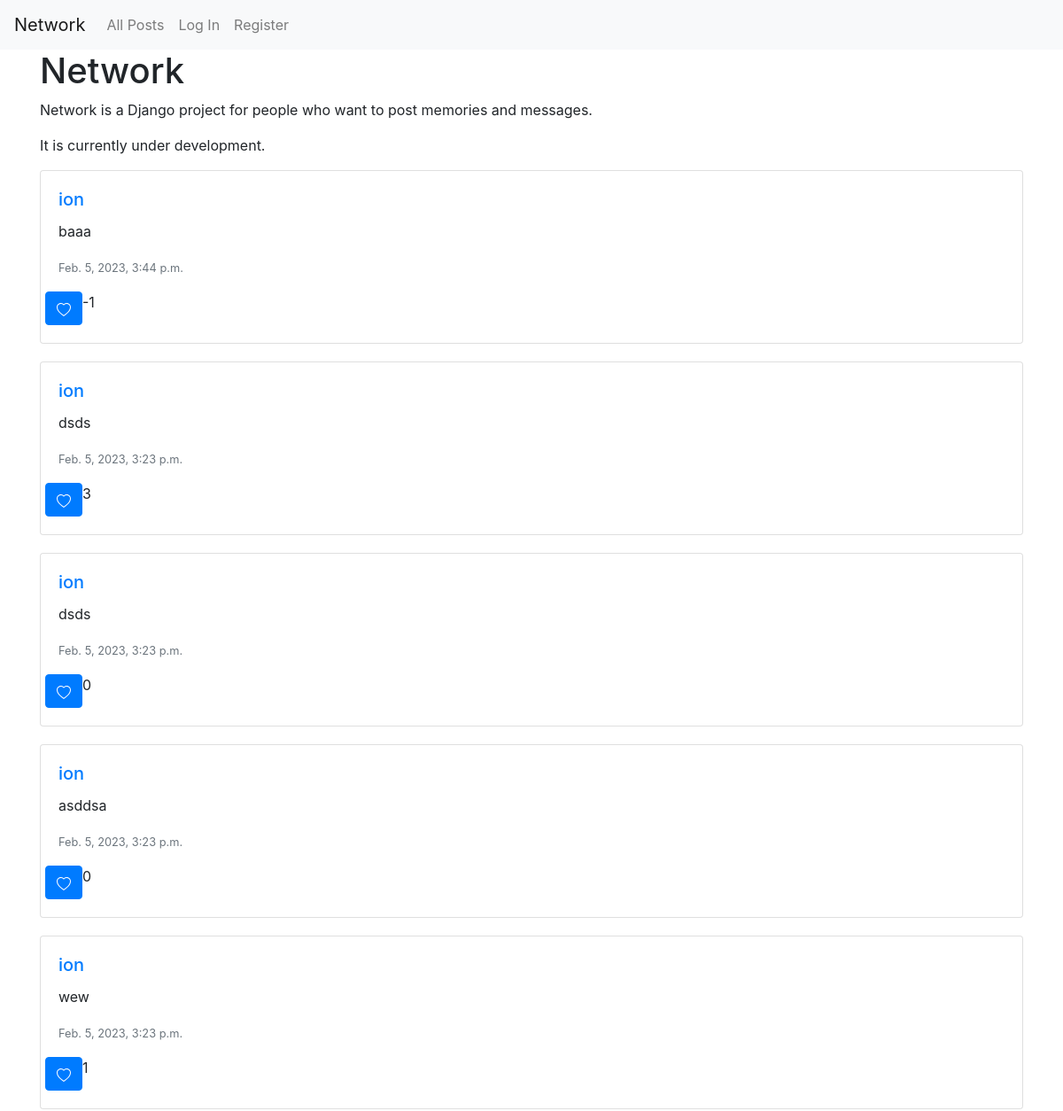
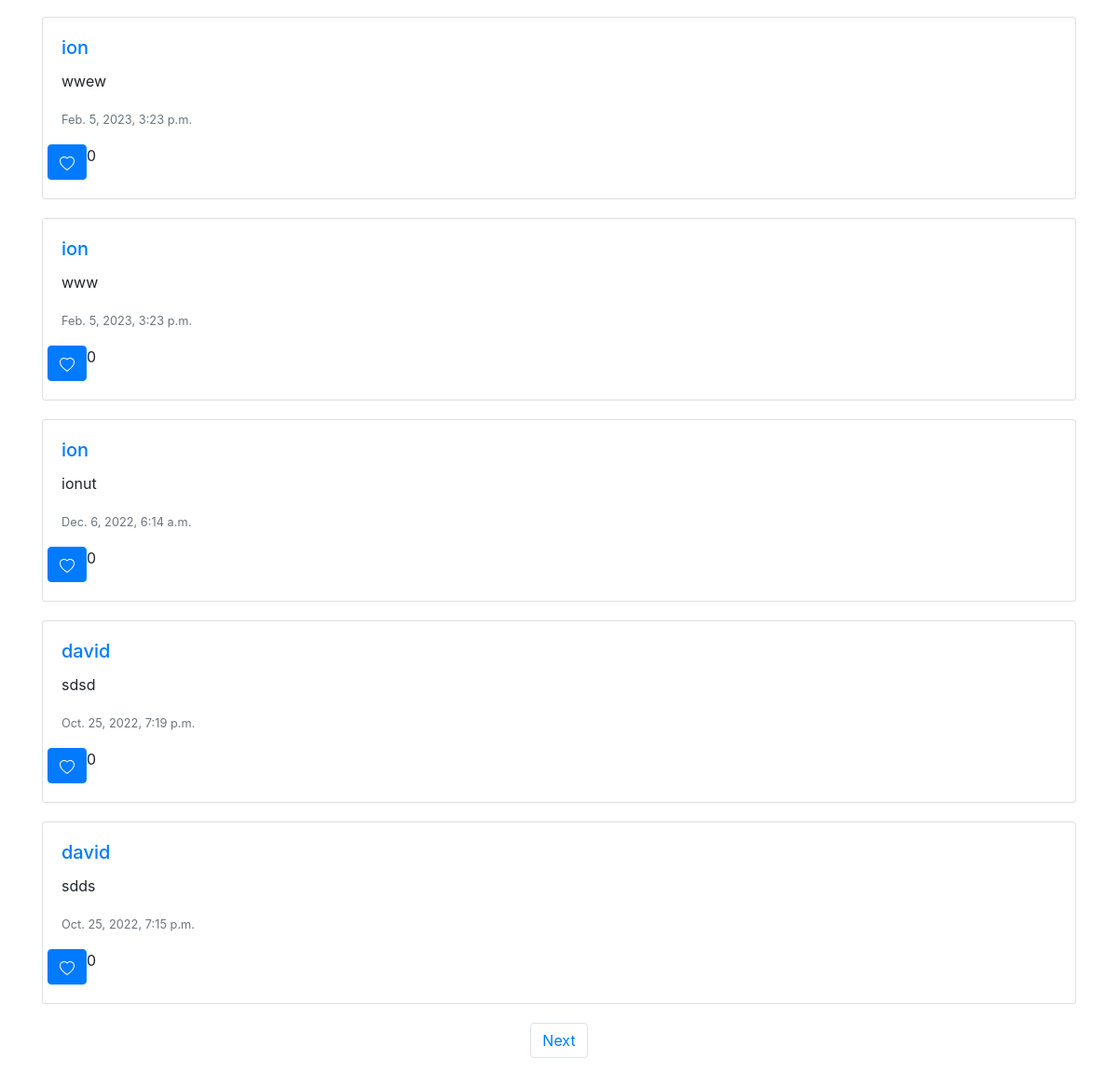
Before: / with the older database file (2 pictures, top to bottom).
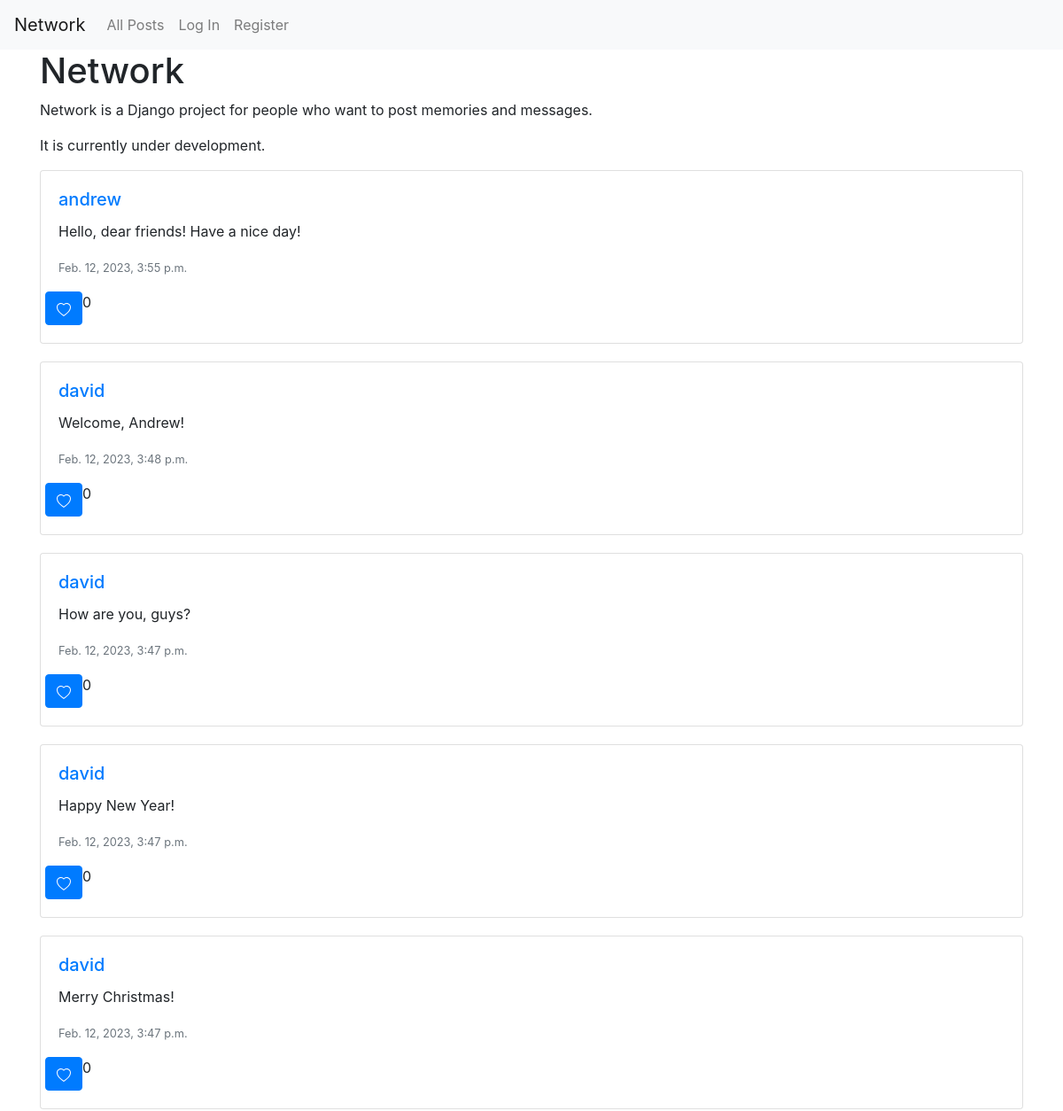
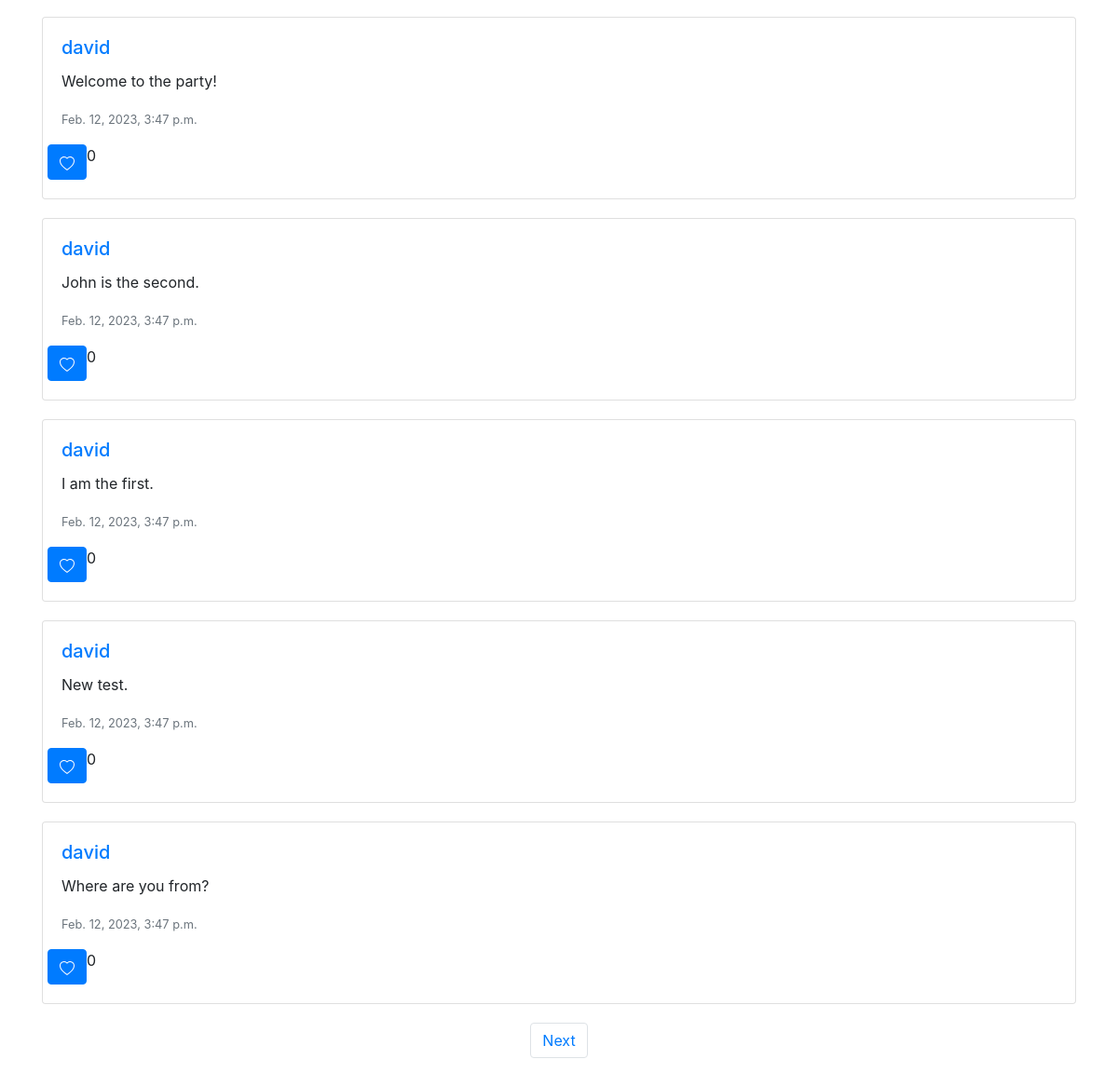
After: the same page with the newer database file (2 pictures, top to bottom).
### network/models.py (models this page shows, shortened)
class Post(models.Model):
    id = models.IntegerField(primary_key=True)
    user = models.ForeignKey(User, on_delete=models.CASCADE, related_name="posts")
    content = models.CharField(max_length=200)
    timestamp = models.DateTimeField(auto_now_add=True)
    likesNumber = models.IntegerField(default=0)

class User(AbstractUser):
    pass

### network/views.py (the view)
# urls.py: path("", views.index, name="index"),
def index(request):
    posts = Post.objects.all().order_by("-timestamp")
    paginator = Paginator(posts, 10)
    page_number = request.GET.get('page')
    return render(request, "network/index.html", {
        "posts": paginator.get_page(page_number)
    })

### network/templates/network/index.html (shortened to what this page needs)
{% extends "network/layout.html" %}
{% load static %}
{% block body %}
    <div class="container">
        <div class="row">
            <div class="col-md-12">
                <h1>Network</h1>
                <p>Network is a Django project for people who want to post memories and messages.</p>
                <p>It is currently under development.</p>
            </div>
        </div>
    </div>
    <div id = "allPosts">
        {% for post in posts %}
            <div class="container">
                <div class="row">
                    <div class="col-md-12">
                        <div class="card">
                            <div class="card-body">
                                <h5 class="card-title
                                ">
                                <a href="{% url 'profile' post.user.id %}"> {{ post.user.username }} </a>
                                </h5>
                                <p class="card-text" id ="post-{{post.id}}">{{ post.content }}</p>
                                <p class="card-text"><small class="text-muted">{{ post.timestamp }}</small></p>
                                <div class = "row">
                                <button type = "submit" class="btn btn-primary" id = "likeButton{{post.id}}" onClick = "like('{{post.id}}')">
                                    <svg xmlns="http://www.w3.org/2000/svg" class = "likeButtonHeart" id = "btn{{post.id}}" width="16" height="16" fill="currentColor" class="bi bi-heart" viewBox="0 0 16 16">
                                        <path d="m8 2.748-.717-.737C5.6.281 2.514.878 1.4 3.053c-.523 1.023-.641 2.5.314 4.385.92 1.815 2.834 3.989 6.286 6.357 3.452-2.368 5.365-4.542 6.286-6.357.955-1.886.838-3.362.314-4.385C13.486.878 10.4.28 8.717 2.01L8 2.748zM8 15C-7.333 4.868 3.279-3.04 7.824 1.143c.06.055.119.112.176.171a3.12 3.12 0 0 1 .176-.17C12.72-3.042 23.333 4.867 8 15z"/>
                                    </svg>
                                </button>
                                    <div id = "likedNumber{{post.id}}">
                                        {{post.likesNumber}}
                                    </div>
                                 </div>
                            </div>
                        </div>
                    </div>
                </div>
            </div>
        {% endfor %}
    </div>
    <nav class="d-flex aria-label" >
        <ul class="list-inline mx-auto justify-content-center">
            {% if posts.has_next %}
            <li class="page-item">
                <a class="page-link" id = "link" href="?page={{ posts.next_page_number }}">Next</a>
            </li>
            {% endif %}
        </ul>
    </nav>
{% endblock %}

### network/templates/network/layout.html (shortened to what this page needs)
{% load static %}
<!DOCTYPE html>
<html lang="en">
    <head>
        <link rel="stylesheet" href="https://stackpath.bootstrapcdn.com/bootstrap/4.4.1/css/bootstrap.min.css">
        <link href="{% static 'network/styles.css' %}" rel="stylesheet">
    </head>
    <body>
        <nav class="navbar navbar-expand-lg navbar-light bg-light">
            <a class="navbar-brand" href="#">Network</a>
            <div>
              <ul class="navbar-nav mr-auto">
                <li class="nav-item">
                  <a class="nav-link" id = "posts" href="{% url 'index' %}">All Posts</a>
                </li>
                {% if user.is_authenticated %}
                    <li class="nav-item">
                        <a class="nav-link" href="{% url 'following' %}">Following</a>
                    </li>
                    <li class="nav-item">
                        <a class="nav-link" href="{% url 'logout' %}">Log Out</a>
                    </li>
                {% else %}
                    <li class="nav-item">
                        <a class="nav-link" href="{% url 'login' %}">Log In</a>
                    </li>
                    <li class="nav-item">
                        <a class="nav-link" href="{% url 'register' %}">Register</a>
                    </li>
                {% endif %}
              </ul>
            </div>
          </nav>
        <div class="body">
            {% block body %}
            {% endblock %}
        </div>
    </body>
</html>

### network/static/network/styles.css (style rules this page uses)
.card { margin-bottom: 20px; }

Changed rows visible on the page:
removed Post: user.username "ion", content "baaa", timestamp "Feb. 5, 2023, 3:44 p.m.", likesNumber "-1"
removed Post: user.username "ion", content "dsds", timestamp "Feb. 5, 2023, 3:23 p.m.", likesNumber "3"
removed Post: user.username "ion", content "wew", timestamp "Feb. 5, 2023, 3:23 p.m.", likesNumber "1"
added Post: user.username "andrew", content "Hello, dear friends! Have a nice day!", timestamp "Feb. 12, 2023, 3:55 p.m.", likesNumber "0"
added Post: user.username "david", content "Welcome, Andrew!", timestamp "Feb. 12, 2023, 3:48 p.m.", likesNumber "0"
changed Post: user.username "ion" → "david"; content "dsds" → "How are you, guys?"; timestamp "Feb. 5, 2023, 3:23 p.m." → "Feb. 12, 2023, 3:47 p.m."
changed Post: user.username "ion" → "david"; content "asddsa" → "Happy New Year!"; timestamp "Feb. 5, 2023, 3:23 p.m." → "Feb. 12, 2023, 3:47 p.m."
added Post: user.username "david", content "Merry Christmas!", timestamp "Feb. 12, 2023, 3:47 p.m.", likesNumber "0"
changed Post: user.username "ion" → "david"; content "wwew" → "Welcome to the party!"; timestamp "Feb. 5, 2023, 3:23 p.m." → "Feb. 12, 2023, 3:47 p.m."
changed Post: user.username "ion" → "david"; content "www" → "John is the second."; timestamp "Feb. 5, 2023, 3:23 p.m." → "Feb. 12, 2023, 3:47 p.m."
changed Post: user.username "ion" → "david"; content "ionut" → "I am the first."; timestamp "Dec. 6, 2022, 6:14 a.m." → "Feb. 12, 2023, 3:47 p.m."
changed Post: content "sdsd" → "New test."; timestamp "Oct. 25, 2022, 7:19 p.m." → "Feb. 12, 2023, 3:47 p.m."
changed Post: content "sdds" → "Where are you from?"; timestamp "Oct. 25, 2022, 7:15 p.m." → "Feb. 12, 2023, 3:47 p.m."
